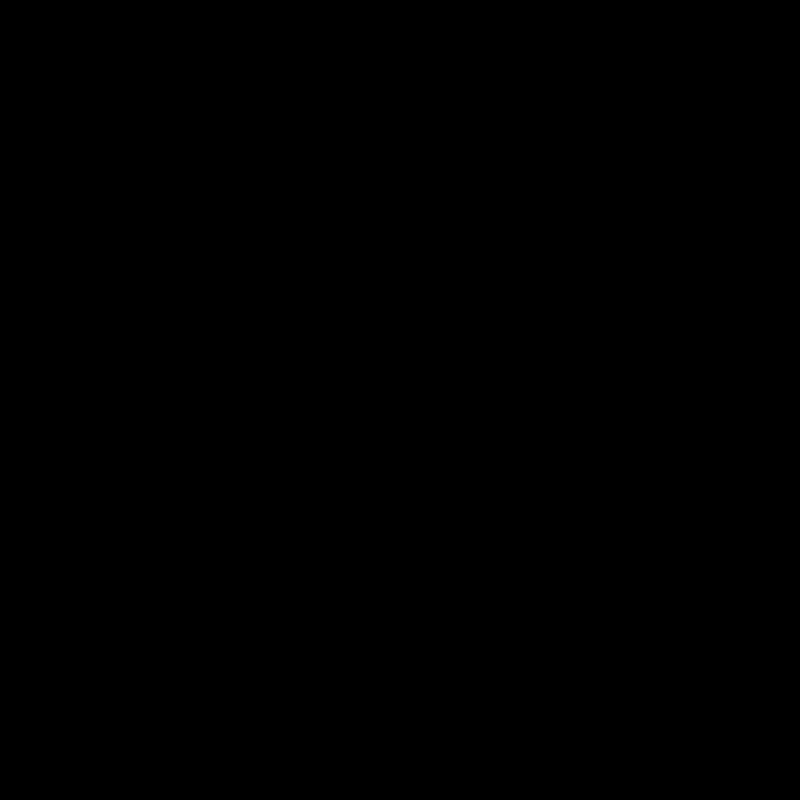
Frame 1 (no input)
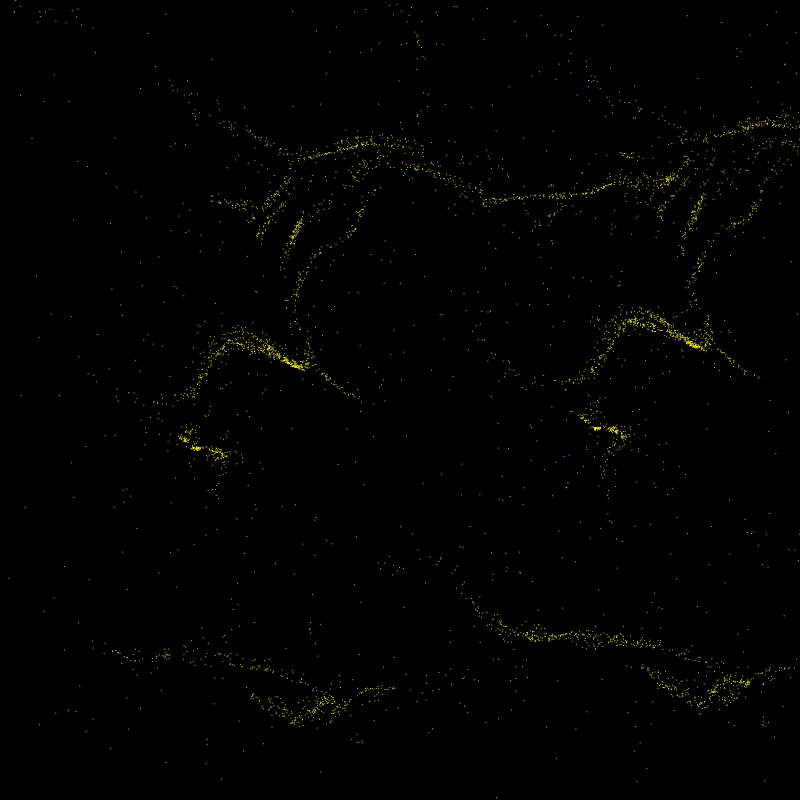
Frame 60 (no input)
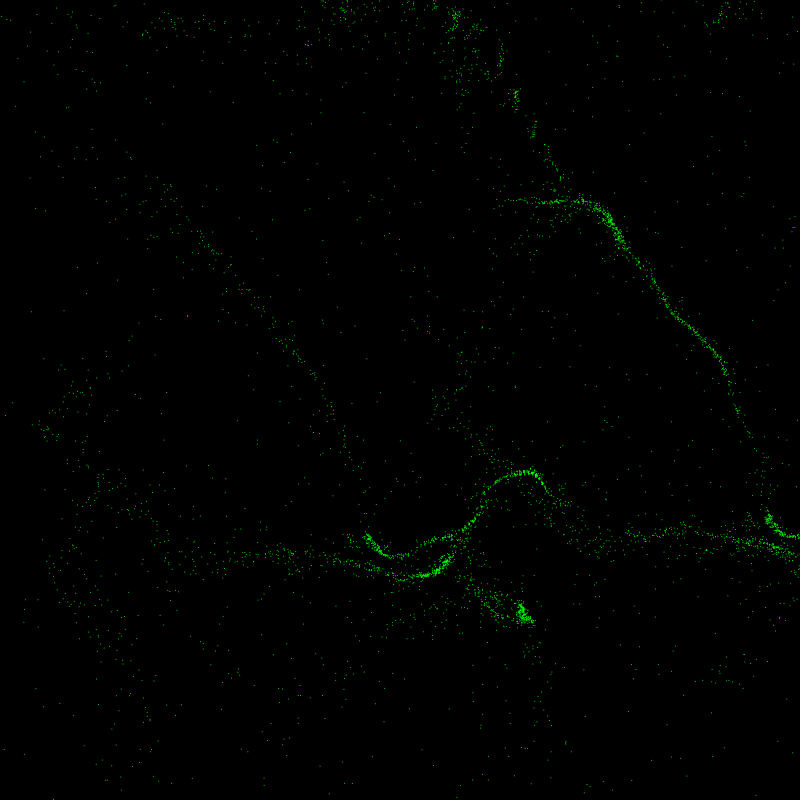
Frame 120 (the mouse pressed at the canvas centre since frame 60)

The p5.js sketch that drew these frames (run headless with seeded random() and noise() and a simulated clock; from frame 60 on, the mouse is pressed at the canvas centre):

// p5.js sketch
// ── sketch.js
let particles = [];
let amount_p = 5000;
let indexN = 0.11;
let xoff = 0;
let yoff = 0;
let zoff = 0;
let unit = 1600;
let time = 0;
let fieldVector= [];
function setup() {

  createCanvas(800, 800);
  colorMode(HSB);
  for (var i = 0; i< amount_p; i++){
    particles[i] = new Particle();
  }
}

function draw() {
  background(0);
  Field();
  for (var j = 0; j < particles.length; j++){
    particles[j].accelerate_change(fieldVector);
    particles[j].update()
    particles[j].display();
    particles[j].edgeDetect();
    particles[j].color_change();
  }

}
//for this part, we draw the field at beginning, after finished this part, we might just return a array that stores every single square's vector information
function Field(){
  // x is how many units at x coordinate
  var x = floor(((width)/sqrt(unit))+1);
  // y is how many units at y coordinate
  var y = floor(((height)/sqrt(unit))+1);
   fieldVector = [x * y];
  for (var i = 0; i < sqrt(unit)+1; i++){
    xoff = 0;
    for (var j = 0; j < sqrt(unit)+1; j++){
      let angle = noise(xoff, yoff,time) * 4* PI ;
      let dire = p5.Vector.fromAngle(angle);
      //set the magnitude of 'force'
      dire.setMag(1);
      fieldVector[i + j * x] = dire;
      //fieldVector[i + j * x] = dire;
      xoff += indexN;
      // push();
      // translate(i*x,j*y);
      // rotate(angle);
      // stroke(255);
      // //line(0,0,x,0);      
      // pop();
    }
    yoff += indexN;
  }
  //reset the yoff here to 0 to remain static
  yoff = 0;
  //keep the other 2 Dimension stable, and change the third direction, so the image would not go crazy 
  time += 0.01;
  //console.log(fieldVector)
}
//in this part, particle's initial velocity is (0,0)
class Particle{
  constructor(){
    this.x = random(width);
    this.y = random(height);
    this.loc = createVector(this.x, this.y)
    this.speed = createVector(0,0);
    this.accel = createVector(0,0);
    this.size = 1;
    this.speedMax = 5;
    this.col = color(0,0,0,5);
    this.color_index = 0;
  }
  color_change(){
    this.color_index = (this.color_index + 1) % 360;
    this.col = color(this.color_index, 360,360,5)
  }
  update(){
    this.speed.add(this.accel);
    this.speed.limit(this.speedMax);
    this.loc.add(this.speed);
    this.accel.mult(0);
  }
  accelerate_change(vec){
    var x = floor(this.loc.x/(width/sqrt(unit)));
    var y = floor(this.loc.y/(height/sqrt(unit)));
    this.accel.add(vec[x + y * width/sqrt(unit)]);
  }
  //this part controls the magnitude of speed
  display(){
    stroke(this.col,360,360,5);
    point(this.loc.x,this.loc.y);
  }
  edgeDetect(){
if(this.loc.x>width|| this.loc.x<0||this.loc.y>height|| this.loc.y<0){
      this.loc.x = random(width);
      this.loc.y = random(height);
}
  
}
}
